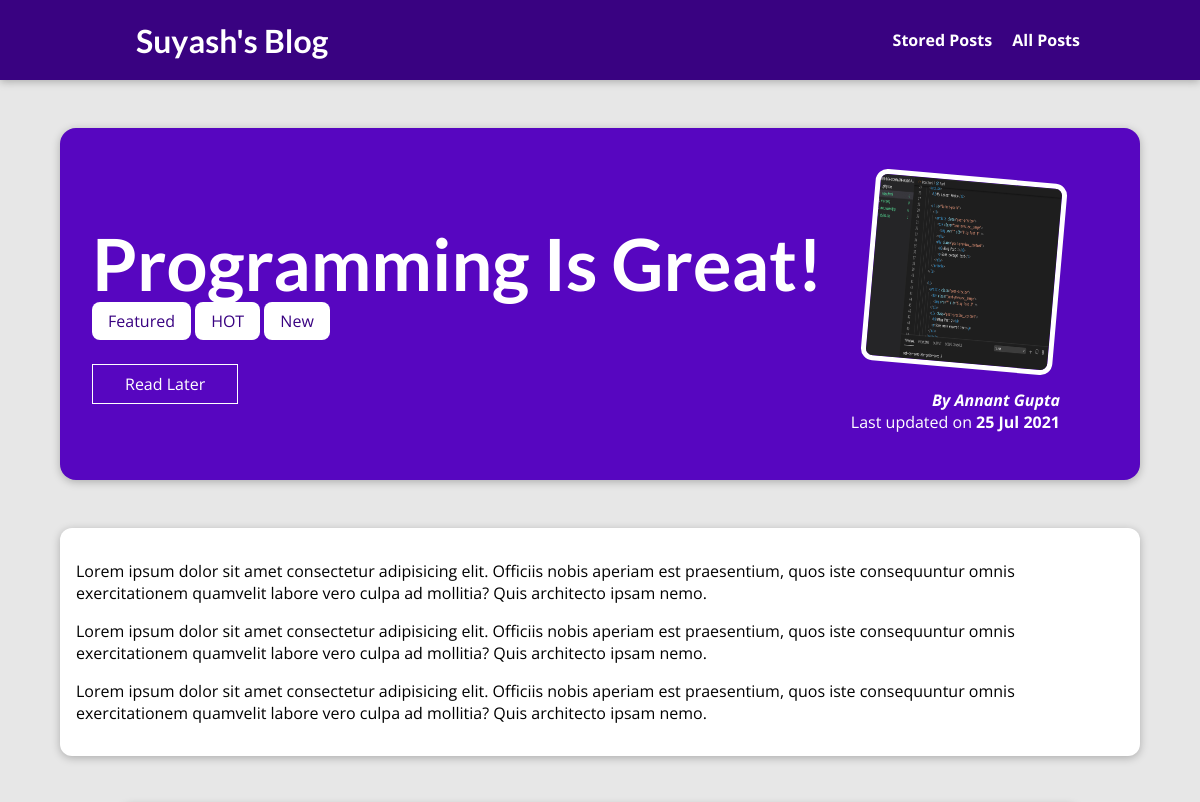
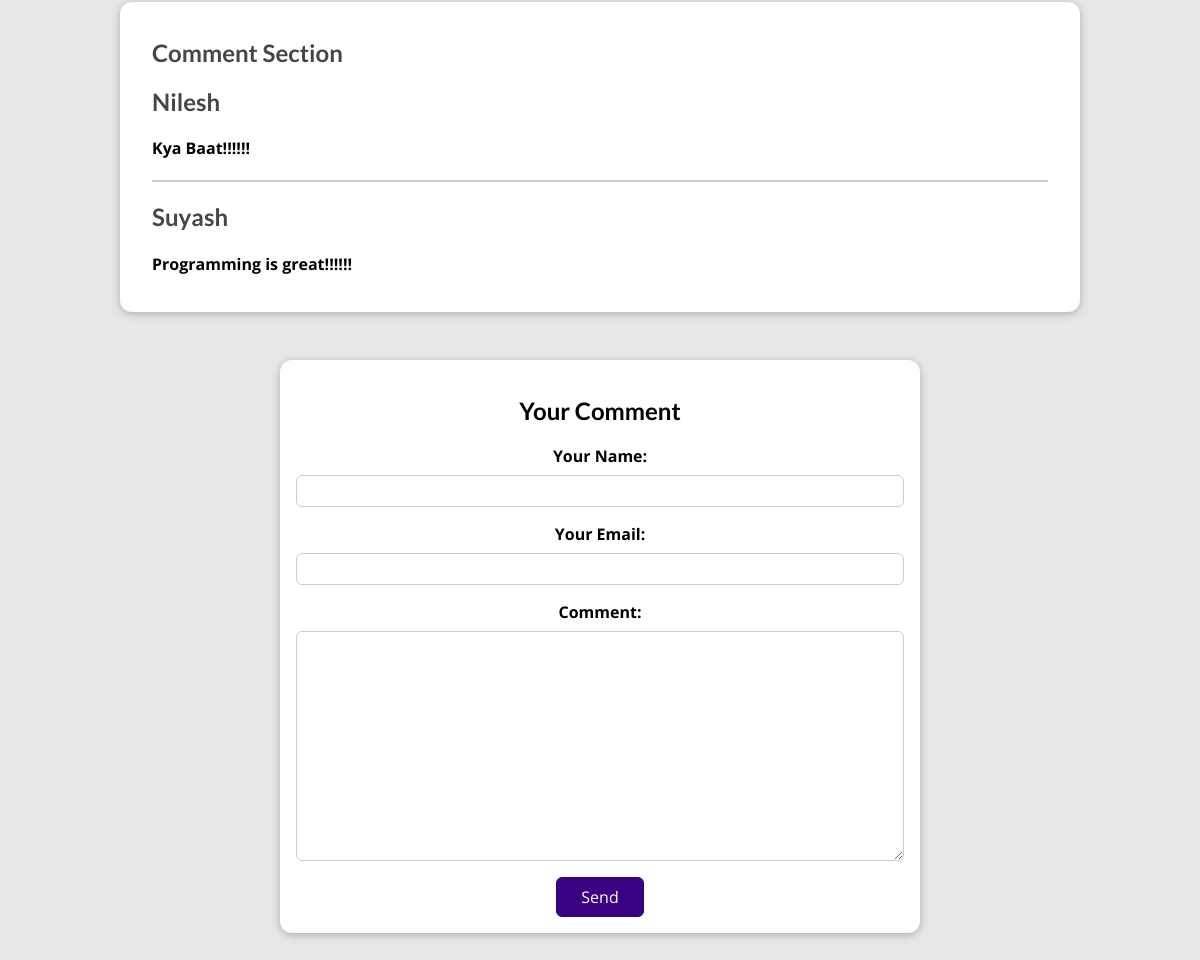
The page /posts/programming-is-great on the database its author committed (2 pictures, top to bottom).
### blog/models.py (models this page shows, shortened)
class Post(models.Model):
    title = models.CharField(max_length=100)
    excerpt = models.CharField(max_length=200)
    image = models.ImageField(upload_to="posts", null=True)
    date = models.DateField(auto_now=True)
    slug = models.SlugField(unique=True, db_index=True)
    content = models.TextField(validators=[MinLengthValidator(50)])
    author = models.ForeignKey(Author, on_delete=models.SET_NULL, null="True", related_name="posts")
    tags = models.ManyToManyField(Tag)

class Tag(models.Model):
    caption = models.CharField(max_length=10)
    def __str__(self) -> str:
        return f"{self.caption}"

class Author(models.Model):
    first_name = models.CharField(max_length=50)
    last_name = models.CharField(max_length=50)
    email = models.EmailField()
    def __str__(self) -> str:
        return f"{self.first_name} {self.last_name}"

class Comments(models.Model):
    user_name = models.CharField(max_length=30)
    user_email = models.EmailField()
    text = models.TextField(max_length=400)
    post = models.ForeignKey(Post, on_delete=models.CASCADE, related_name="comments")

### blog/views.py (the view, shortened to what this page needs)
# urls.py: path("posts/<slug:slug>", views.PostDetails.as_view(), name="post-detail-page"),  # / e.g. /post/my-first-post
class PostDetails(View):
    def is_stored(self, request, post_id):
        stored_post = request.session.get("stored_post")
        if stored_post is not None:
            is_saved_for_later = post_id in stored_post
        else:
            is_saved_for_later = False
        return is_saved_for_later
    def get(self, request, slug):
        show_post = get_object_or_404(Post, slug=slug)
        form = CommentForm()
        comment_on_post = Comments.objects.filter(post_id=show_post.id)
        return render(request, "blog/post-detail.html", {
            "view_post": show_post,
            "tags": show_post.tags.all(),
            "comment_from": form,
            "comments": comment_on_post.order_by("-id"),
            "saved_for_later": self.is_stored(request, show_post.id)
        })

### blog/form.py
class CommentForm(forms.ModelForm):
    class Meta:
        model = Comments
        exclude = ["post"]
        labels = {
            "user_name": "Your Name",
            "user_email": "Your Email",
            "text": "Comment"
        }

### blog/templates/blog/post-detail.html (shortened to what this page needs)
{% extends "base.html" %}
{% load static %}
{% block css_files %}
<link rel="stylesheet" href="{% static 'blog/post-detail.css'%}" />
{% endblock %}
{% block content %}
<section id="summary">
    <h2>
        {{ view_post.title }}
    </h2>
    <div>
        {% for tag in tags %}
        <span class="tag">{{ tag }}</span>
        {% endfor %}
    </div>
    <form action="{% url 'read-later'%}" method="POST">
    <div id="read-later">
        <button>
            {% if not saved_for_later %}
                Read Later
            {% else %}
                Remove from Read Later
            {% endif %}
        </button>
    </div>
    </form>
    <article>
        <img src="{{ view_post.image.url }}" alt="{{ view_post.title }}" />
        <address>By <a style="color: white; text-decoration:none" href="mailto:{{view_post.author.email}}"> {{ view_post.author|title }}</a></address>
        <div>
            Last updated on <time> {{ view_post.date|date:"d M Y" }} </time>
        </div>
    </article>
</section>
<main>
    <p>
        {{ view_post.content|linebreaks }}
    </p>
</main>
<section id="comments">
    <ul>
        <h2>Comment Section</h2>
        {% for comment in comments %}
        <li>
            <h2>{{ comment.user_name}}</h2>
            <h4>{{ comment.text }}</h4>
        </li>
        {% endfor %}
    </ul>
</section>
<section style="text-align: center;"  id="comment-form">
    <h2>Your Comment</h2>
    <form action="{% url 'post-detail-page' view_post.slug %}", method="POST">
        {% for form_field in comment_from %}
        <div class="form-control {% if form_field.errors %} invalid {% endif%}">
            {{ form_field.label_tag }}
            {{ form_field }}
        </div>
        {% endfor %}
        <button>Send</button>
    </form>
</section>
{% endblock %}

### static/app.css (style rules this page uses)
* { box-sizing: border-box; }
html { font-family: 'Open Sans', 'Lato', sans-serif; }
body { margin: 0; }
h1, h2, h3 { font-family: 'Lato', sans-serif; font-weight: bold; }

### blog/static/blog/post-detail.css (style rules this page uses)
body { background-color: #e7e7e7; }
#summary { margin: 8rem auto 3rem auto; padding: 2rem; width: 90%; max-width: 90rem; border-radius: 16px; background-color: #5706c0; position: relative; box-shadow: 0 2px 8px rgba(0, 0, 0, 0.25); height: 22rem; }
#summary h2 { color: white; font-size: 4.5rem; margin-bottom: 0.25rem; }
#summary article { position: absolute; top: 2rem; right: 3rem; padding: 1rem 2rem; border-radius: 12px; text-align: right; color: white; }
#summary article img { width: 12rem; height: 12rem; border-radius: 12px; transform: rotateZ(5deg); border: 5px solid white; margin-bottom: 1rem; }
#summary address { font-weight: bold; }
#summary a { color: white; text-decoration: none; }
#summary time { font-weight: bold; }
#read-later { margin: 2rem 0; }
#read-later button { background-color: transparent; border: 1px solid white; padding: 0.5rem 2rem; font: inherit; color: white; cursor: pointer; }
main { width: 90%; max-width: 90rem; margin: 3rem auto; background-color: white; padding: 1rem; border-radius: 12px; box-shadow: 0 2px 8px rgba(0, 0, 0, 0.25); }
.tag { background-color: white; color: #390281; padding: 0.5rem 1rem; border-radius: 8px; }
#comment-form { margin: 3rem auto; width: 90%; max-width: 40rem; border-radius: 12px; background-color: white; box-shadow: 0 2px 8px rgba(0, 0, 0, 0.25); padding: 1rem; }
#comment-form button { font: inherit; background-color: #390281; color: white; border: 1px solid #390281; padding: 0.5rem 1.5rem; border-radius: 6px; cursor: pointer; }
.form-control { margin-bottom: 1rem; }
.form-control label { font-weight: bold; margin-bottom: 0.5rem; display: block; }
.form-control input, .form-control textarea { display: block; width: 100%; font: inherit; padding: 0.25rem; border-radius: 6px; border: 1px solid #ccc; }
#comments { margin: 3rem auto; width: 90%; max-width: 60rem; border-radius: 12px; background-color: white; box-shadow: 0 2px 8px rgba(0, 0, 0, 0.25); padding: 1rem 2rem; }
#comments ul { list-style: none; margin: 0; padding: 0; }
#comments li { margin-bottom: 1rem; border-bottom: 2px solid #ccc; }
#comments li:last-of-type { border-bottom: none; }
#comments h2 { color: #464646; }

### rows shown on the page
Post: title "Programming Is Great!", image (picture), author "Annant Gupta", date "25 Jul 2021", content "Lorem ipsum dolor sit amet consectetur adipisicing elit. Officiis nobis aperiam est praesentium, quos iste consequuntur omnis exercitationem quamvelit labore vero culpa ad mollitia? Quis architecto ipsam nemo. Lorem ipsum dolor sit amet consectetur adipisicing elit. Officiis nobis aperiam est praesentium, quos iste consequuntur omnis exercitationem quamvelit labore vero culpa ad mollitia? Quis architecto ipsam nemo. Lorem ipsum dolor sit amet consectetur adipisicing elit. Officiis nobis aperiam est praesentium, quos iste consequuntur omnis exercitationem quamvelit labore vero culpa ad mollitia? Quis architecto ipsam nemo."
Tag: caption "Featured"
Tag: caption "HOT"
Tag: caption "New"
Comments: user_name "Nilesh", text "Kya Baat!!!!!!"
Comments: user_name "Suyash", text "Programming is great!!!!!!"
